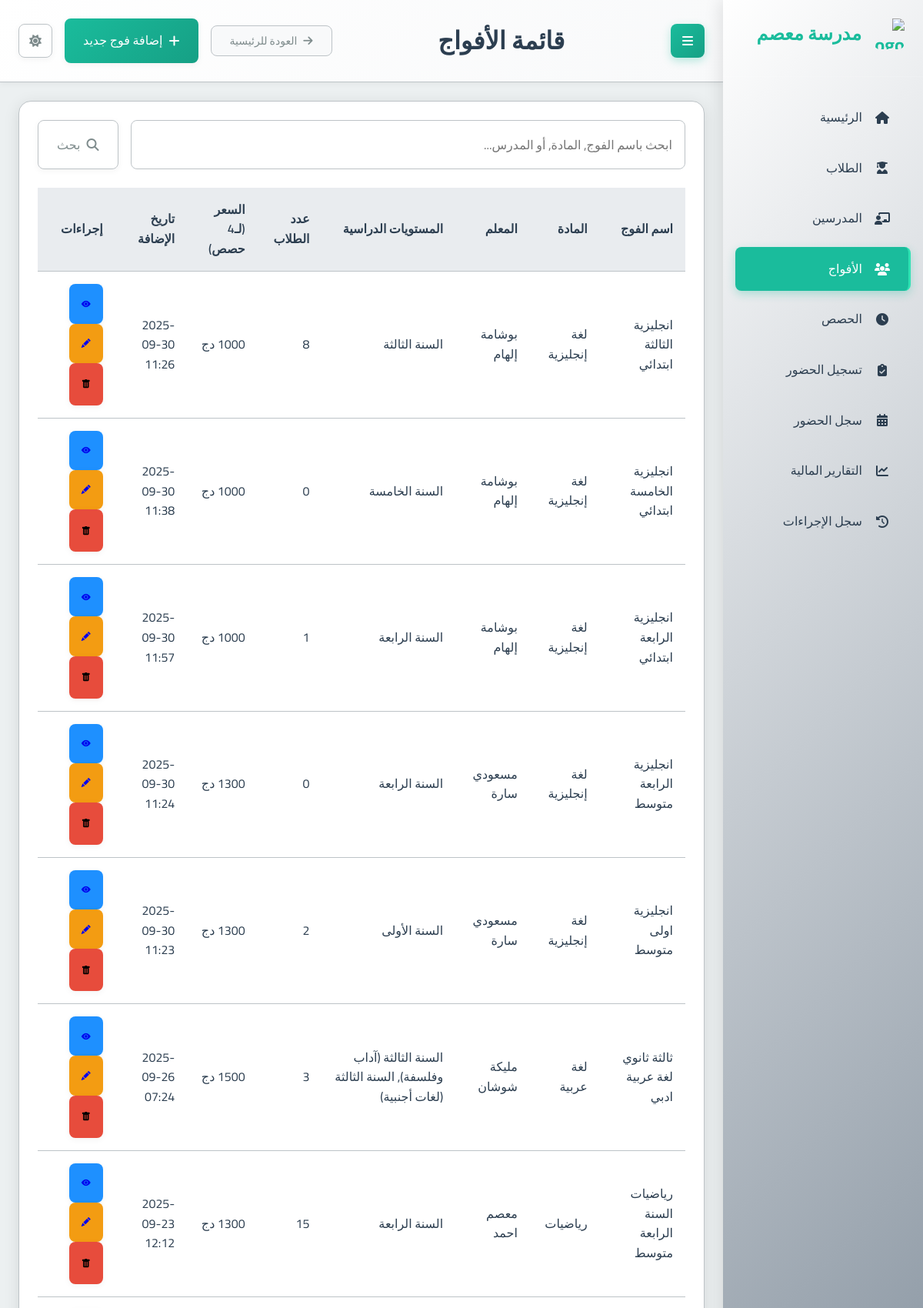
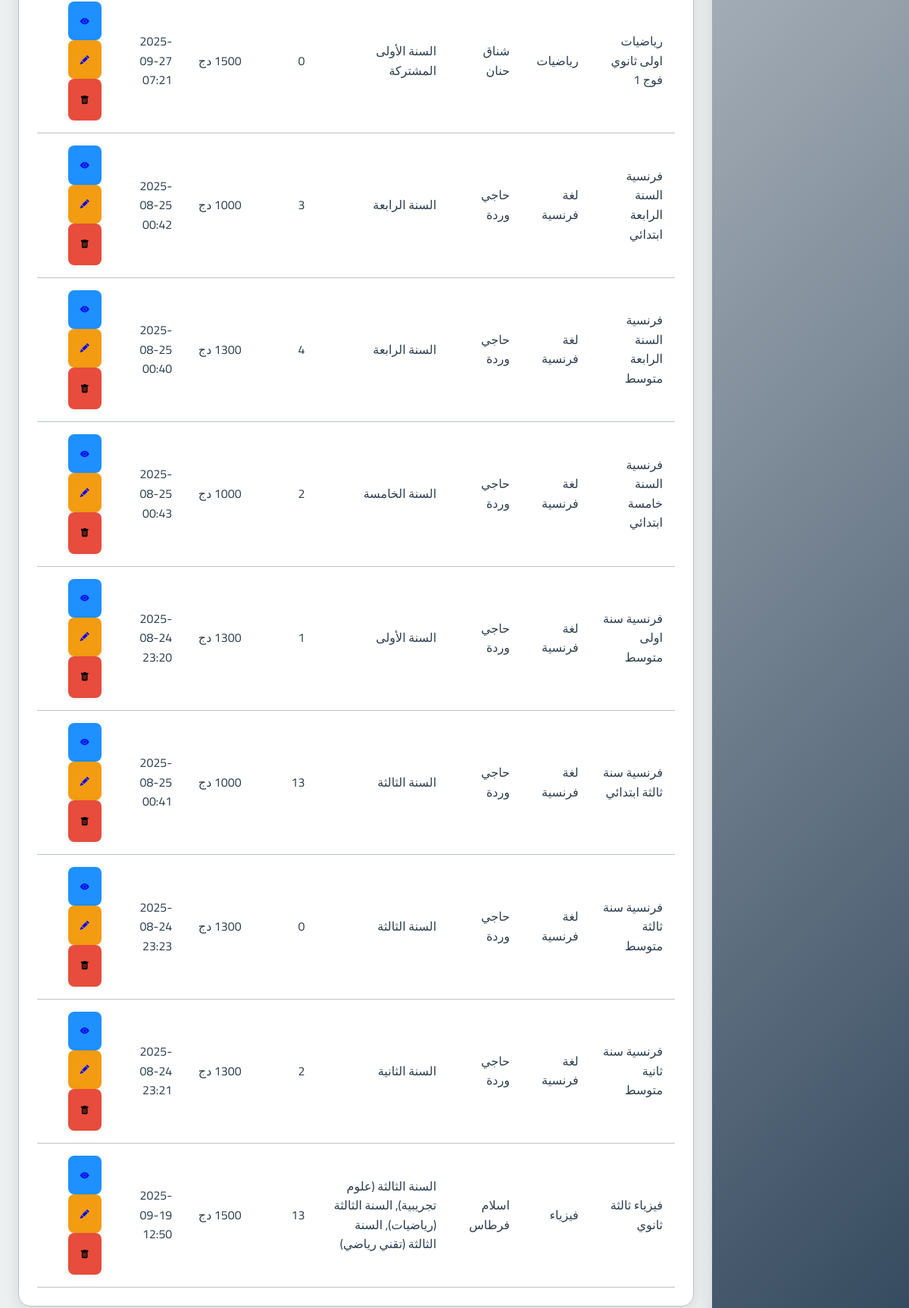
The app's page /groups/ with its own data (2 pictures, top to bottom).
### school_app/models.py (models this page shows, shortened)
class Group(models.Model):
    name = models.CharField(max_length=100, verbose_name="اسم الفوج")
    subject = models.ForeignKey(Subject, on_delete=models.PROTECT, verbose_name="المادة")
    teacher = models.ForeignKey(Teacher, on_delete=models.CASCADE, verbose_name="المدرس")
    academic_levels = models.ManyToManyField(AcademicLevel, verbose_name="المستويات الدراسية المتوافقة")
    price_per_4_sessions = models.DecimalField(max_digits=10, decimal_places=2, verbose_name="السعر لكل 4 حصص")
    session_day = models.IntegerField(choices=[
        (0, 'الاثنين'),
        (1, 'الثلاثاء'),
        (2, 'الأربعاء'),
        (3, 'الخميس'),
        (4, 'الجمعة'),
        (5, 'السبت'),
        (6, 'الأحد')
    ], verbose_name="يوم الحصة")
    session_start_time = models.TimeField(verbose_name="وقت بداية الحصة")
    session_duration = models.DecimalField(max_digits=4, decimal_places=2, default=1.5, verbose_name="مدة الحصة (ساعات)")
    students = models.ManyToManyField(Student, through='StudentGroup', blank=True, verbose_name="الطلاب المسجلون")
    created_at = models.DateTimeField(auto_now_add=True, verbose_name="تاريخ الإنشاء")
    is_continuous = models.BooleanField(default=False, verbose_name="فوج مستمر (تُنشأ الحصص أسبوعياً تلقائياً)")
    created_sessions_until = models.DateField(null=True, blank=True, verbose_name="تم إنشاء الحصص حتى تاريخ")
    class Meta:
        verbose_name = "فوج"
        verbose_name_plural = "الأفواج"

class Subject(models.Model):
    name = models.CharField(max_length=100, verbose_name="اسم المادة")
    class Meta:
        verbose_name = "مادة دراسية"
        verbose_name_plural = "المواد الدراسية"

class Teacher(models.Model):
    full_name = models.CharField(max_length=201, verbose_name="الاسم الكامل")
    phone_number = models.CharField(max_length=20, unique=True, verbose_name="رقم الهاتف")
    subject = models.ForeignKey(Subject, on_delete=models.PROTECT, verbose_name="المادة الأساسية")
    created_at = models.DateTimeField(auto_now_add=True, verbose_name="تاريخ الإنشاء")
    class Meta:
        verbose_name = "مدرس"
        verbose_name_plural = "المدرسون"

class AcademicLevel(models.Model):
    name = models.CharField(max_length=100, verbose_name="الاسم")
    category = models.CharField(max_length=50, choices=[
        ('PRIMARY', 'ابتدائي'),
        ('MIDDLE', 'متوسط'),
        ('HIGH', 'ثانوي')
    ], verbose_name="الفئة")
    class Meta:
        verbose_name = "المستوى الدراسي"
        verbose_name_plural = "المستويات الدراسية"

### school_app/views.py (the view, shortened to what this page needs)
# urls.py: path('groups/', views.group_list, name='group_list'),
def group_list(request):
    query = request.GET.get('q', '').strip()
    groups_qs = Group.objects.select_related('subject', 'teacher').prefetch_related('students', 'academic_levels')
    groups = groups_qs.order_by('name')
    context = {
        'groups': groups,
        'page_title': 'قائمة الأفواج',
        'search_query': query
    }
    return render(request, 'school_app/group_list.html', context)

### templates/school_app/group_list.html (shortened to what this page needs)
{% extends "base.html" %}
{% block page_title %}{{ page_title|default:"قائمة الأفواج" }}{% endblock %}
{% block header_actions %}
  <a href="{% url 'add_group' %}" class="btn btn-primary">
    <i class="fas fa-plus"></i> إضافة فوج جديد
  </a>
{% endblock %}
{% block content %}
<div class="card">
  <div class="card-body">
    <form method="get" action="{% url 'group_list' %}" class="mb-3">
      <div class="input-group">
        <input type="text" name="q" class="form-control" placeholder="ابحث باسم الفوج, المادة, أو المدرس..." value="{{ search_query|default:'' }}">
        <div class="input-group-append">
          <button class="btn btn-outline-secondary" type="submit">
            <i class="fas fa-search"></i> بحث
          </button>
        </div>
      </div>
    </form>
    {% if groups %}
      <div class="table-container">
        <table class="table table-striped">
          <thead>
            <tr>
              <th>اسم الفوج</th>
              <th>المادة</th>
              <th>المعلم</th>
            <th>المستويات الدراسية</th>
              <th>عدد الطلاب</th>
              <th>السعر (لـ4 حصص)</th>
              <th>تاريخ الإضافة</th>
              <th>إجراءات</th>
            </tr>
          </thead>
          <tbody>
            {% for group in groups %}
              <tr>
                <td>{{ group.name }}</td>
                <td>{{ group.subject.name }}</td>
                <td>{{ group.teacher.full_name }}</td>
            <td>
              {% for level in group.academic_levels.all %}
                {{ level.name }}{% if not forloop.last %}, {% endif %}
              {% empty %}
                لا يوجد
              {% endfor %}
            </td>
                <td>{{ group.students.count }}</td>
            <td>{{ group.price_per_4_sessions|floatformat:"-2" }} دج</td>
                <td>{{ group.created_at|date:"Y-m-d H:i" }}</td>
                <td>
                  <a href="{% url 'group_detail' group.id %}" class="btn btn-sm btn-info" title="عرض التفاصيل"> <i class="bi bi-eye-fill"></i><span class="sr-only">عرض التفاصيل</span></a>
                  <a href="{% url 'edit_group' group.id %}" class="btn btn-sm btn-warning" title="تعديل"> <i class="bi bi-pencil-fill"></i><span class="sr-only">تعديل</span></a>
                  <form action="{% url 'delete_group' group.id %}" method="post" style="display: inline;" onsubmit="return confirm('هل أنت متأكد أنك تريد حذف هذا الفوج؟ سيتم حذف جميع الحصص المتعلقة به أيضاً.');">
                      <button type="submit" class="btn btn-danger btn-sm" title="حذف"><i class="bi bi-trash-fill"></i><span class="sr-only">حذف</span></button>
                  </form>
                </td>
              </tr>
            {% endfor %}
          </tbody>
        </table>
      </div>
    {% else %}
      <p class="text-center text-muted">لا توجد أفواج مسجلة حالياً.</p>
      <div class="text-center mt-3">
         <a href="{% url 'add_group' %}" class="btn btn-primary">إضافة فوج جديد</a>
      </div>
    {% endif %}
  </div>
</div>
{% endblock %}

### static/css/main.css (style rules this page uses)
:root { --primary-color: #2c3e50; --primary-light: #34495e; --primary-darker: #1a252f; --accent-color: #1abc9c; --accent-light: #2fe2b3; --accent-dark: #16a085; --text-color: #2c3e50; --text-secondary: #7f8c8d; --text-on-primary: #ffffff; --text-on-accent: #ffffff; --text-nav: #2c3e50; --background-color: #ecf0f1; --card-background: #ffffff; --input-background: #ffffff; --border-color: #bdc3c7; --input-border-color: #bdc3c7; --success-color: #2ecc71; --warning-color: #f39c12; --error-color: #e74c3c; --info-color: #1E90FF; --table-header-background: #e9ecef; --table-row-hover-background: #f8f9fa; --box-shadow-color: rgba(0, 0, 0, 0.1); --box-shadow-color-hover: rgba(0, 0, 0, 0.15); --box-shadow-soft-color: rgba(0, 0, 0, 0.05); --subtle-background: #f8f9fa; --spacing-xs: 8px; --spacing-sm: 16px; --spacing-md: 24px; --spacing-lg: 32px; --spacing-xl: 48px; --font-family: 'Cairo', sans-serif; --font-size-xs: 12px; --font-size-sm: 14px; --font-size-md: 16px; --font-size-lg: 20px; --font-size-xl: 24px; --font-size-xxl: 32px; --border-radius-sm: 4px; --border-radius-md: 8px; --border-radius-lg: 16px; --transition-fast: 0.2s ease; --transition-normal: 0.3s ease; --transition-slow: 0.5s ease; --sidebar-width: 260px; }
* { margin: 0; padding: 0; box-sizing: border-box; direction: rtl; }
html { direction: rtl; font-size: 16px; }
body { font-family: var(--font-family); background-color: var(--background-color); color: var(--text-color); line-height: 1.6; transition: background-color var(--transition-normal), color var(--transition-normal); overflow-x: hidden; }
.btn-warning { background: var(--warning-color); }
.btn-danger { background: var(--error-color); }
.btn-info { background: var(--info-color); }
.card { background-color: var(--card-background); border-radius: var(--border-radius-lg); box-shadow: 0 4px 20px var(--box-shadow-color); margin-bottom: var(--spacing-md); overflow: hidden; transition: all var(--transition-normal); border: 1px solid var(--border-color); }
.card-body { padding: var(--spacing-md); color: var(--text-color); }
.btn { font-family: var(--font-family); padding: var(--spacing-sm) var(--spacing-md); border: none; border-radius: var(--border-radius-md); cursor: pointer; font-size: var(--font-size-md); font-weight: 500; text-decoration: none; display: inline-flex; align-items: center; gap: var(--spacing-xs); transition: all var(--transition-fast); box-shadow: 0 2px 8px var(--box-shadow-soft-color); }
.btn-primary { background: linear-gradient(135deg, var(--accent-color) 0%, var(--accent-dark) 100%); color: var(--text-on-accent); }
.btn-outline-secondary { background-color: transparent; border: 1px solid var(--border-color); color: var(--text-secondary); }
input, select, textarea { font-family: var(--font-family); width: 100%; padding: var(--spacing-sm); border: 1px solid var(--input-border-color); border-radius: var(--border-radius-md); background-color: var(--input-background); color: var(--text-color); font-size: var(--font-size-md); transition: all var(--transition-fast); }
.btn-sm { font-size: 12px; padding: 1rem; }
.mb-3 { margin-bottom: var(--spacing-md); }
.input-group { display: flex; gap: var(--spacing-sm); }
.table-container { overflow-x: auto; }
table { width: 100%; border-collapse: collapse; }
th, td { padding: var(--spacing-sm); text-align: right; border-bottom: 1px solid var(--border-color); }
th { background-color: var(--table-header-background); font-weight: 600; color: var(--text-color); }

### records on screen
Group: name "انجليزية الثالثة ابتدائي", subject.name "لغة إنجليزية", teacher.full_name "بوشامة إلهام", students.count "8", created_at "2025-09-30 11:26"
AcademicLevel: name "السنة الثالثة"
Group: name "انجليزية الخامسة ابتدائي", subject.name "لغة إنجليزية", teacher.full_name "بوشامة إلهام", students.count "0", created_at "2025-09-30 11:38"
AcademicLevel: name "السنة الخامسة"
Group: name "انجليزية الرابعة ابتدائي", subject.name "لغة إنجليزية", teacher.full_name "بوشامة إلهام", students.count "1", created_at "2025-09-30 11:57"
AcademicLevel: name "السنة الرابعة"
Group: name "انجليزية الرابعة متوسط", subject.name "لغة إنجليزية", teacher.full_name "مسعودي سارة", students.count "0", created_at "2025-09-30 11:24"
AcademicLevel: name "السنة الرابعة"
Group: name "انجليزية اولى متوسط", subject.name "لغة إنجليزية", teacher.full_name "مسعودي سارة", students.count "2", created_at "2025-09-30 11:23"
AcademicLevel: name "السنة الأولى"
Group: name "ثالثة ثانوي لغة عربية ادبي", subject.name "لغة عربية", teacher.full_name "مليكة شوشان", students.count "3", created_at "2025-09-26 07:24"
AcademicLevel: name "السنة الثالثة (آداب وفلسفة)"
AcademicLevel: name "السنة الثالثة (لغات أجنبية)"
Group: name "رياضيات السنة الرابعة متوسط", subject.name "رياضيات", teacher.full_name "معصم احمد", students.count "15", created_at "2025-09-23 12:12"
Group: name "رياضيات اولى ثانوي فوج 1", subject.name "رياضيات", teacher.full_name "شناق حنان", students.count "0", created_at "2025-09-27 07:21"
AcademicLevel: name "السنة الأولى المشتركة"
Group: name "فرنسية السنة الرابعة ابتدائي", subject.name "لغة فرنسية", teacher.full_name "حاجي وردة", students.count "3", created_at "2025-08-25 00:42"
Group: name "فرنسية السنة الرابعة متوسط", subject.name "لغة فرنسية", teacher.full_name "حاجي وردة", students.count "4", created_at "2025-08-25 00:40"
Group: name "فرنسية السنة خامسة ابتدائي", subject.name "لغة فرنسية", teacher.full_name "حاجي وردة", students.count "2", created_at "2025-08-25 00:43"
Group: name "فرنسية سنة اولى متوسط", subject.name "لغة فرنسية", teacher.full_name "حاجي وردة", students.count "1", created_at "2025-08-24 23:20"
Group: name "فرنسية سنة ثالثة ابتدائي", subject.name "لغة فرنسية", teacher.full_name "حاجي وردة", students.count "13", created_at "2025-08-25 00:41"
Group: name "فرنسية سنة ثالثة متوسط", subject.name "لغة فرنسية", teacher.full_name "حاجي وردة", students.count "0", created_at "2025-08-24 23:23"
AcademicLevel: name "السنة الثالثة"
Group: name "فرنسية سنة ثانية متوسط", subject.name "لغة فرنسية", teacher.full_name "حاجي وردة", students.count "2", created_at "2025-08-24 23:21"
AcademicLevel: name "السنة الثانية"
Group: name "فيزياء ثالثة ثانوي", subject.name "فيزياء", teacher.full_name "اسلام فرطاس", students.count "13", created_at "2025-09-19 12:50"
AcademicLevel: name "السنة الثالثة (علوم تجريبية)"
AcademicLevel: name "السنة الثالثة (رياضيات)"
AcademicLevel: name "السنة الثالثة (تقني رياضي)"

### other values on screen
{{ page_title|default:"قائمة الأفواج" }} "قائمة الأفواج"
